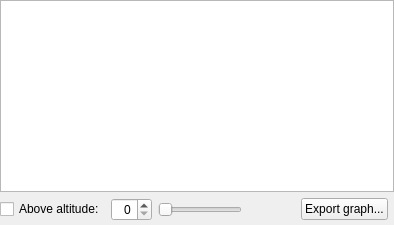
            <widget class="QWidget" name="tabMonthlyElevation">
             <attribute name="title">
              <string>Monthly Elevation</string>
             </attribute>
             <layout class="QGridLayout" name="gridLayout_15">
              <property name="leftMargin">
               <number>0</number>
              </property>
              <property name="topMargin">
               <number>0</number>
              </property>
              <property name="rightMargin">
               <number>0</number>
              </property>
              <property name="bottomMargin">
               <number>4</number>
              </property>
              <item row="0" column="0" colspan="2">
               <widget class="QChartView" name="monthlyElevationChartView"/>
              </item>
              <item row="1" column="0">
               <layout class="QHBoxLayout" name="horizontalLayout_10">
                <item>
                 <widget class="QCheckBox" name="monthlyElevationPositiveCheckBox">
                  <property name="toolTip">
                   <string>Draw only the part of the graph where altitude is greater than the value given in the right box.</string>
                  </property>
                  <property name="text">
                   <string>Above altitude:</string>
                  </property>
                 </widget>
                </item>
                <item>
                 <widget class="QSpinBox" name="monthlyElevationPositiveLimitSpinBox">
                  <property name="toolTip">
                   <string>Altitude limit in degrees</string>
                  </property>
                  <property name="alignment">
                   <set>Qt::AlignRight|Qt::AlignTrailing|Qt::AlignVCenter</set>
                  </property>
                  <property name="maximum">
                   <number>85</number>
                  </property>
                 </widget>
                </item>
                <item>
                 <widget class="QSlider" name="monthlyElevationTime">
                  <property name="sizePolicy">
                   <sizepolicy hsizetype="Expanding" vsizetype="Fixed">
                    <horstretch>0</horstretch>
                    <verstretch>0</verstretch>
                   </sizepolicy>
                  </property>
                  <property name="toolTip">
                   <string>Local Time in hours</string>
                  </property>
                  <property name="maximum">
                   <number>23</number>
                  </property>
                  <property name="pageStep">
                   <number>1</number>
                  </property>
                  <property name="orientation">
                   <enum>Qt::Horizontal</enum>
                  </property>
                 </widget>
                </item>
                <item>
                 <widget class="QLabel" name="monthlyElevationTimeInfo">
                  <property name="text">
                   <string/>
                  </property>
                  <property name="alignment">
                   <set>Qt::AlignCenter</set>
                  </property>
                 </widget>
                </item>
                <item>
                 <spacer name="horizontalSpacer_19">
                  <property name="orientation">
                   <enum>Qt::Horizontal</enum>
                  </property>
                  <property name="sizeHint" stdset="0">
                   <size>
                    <width>40</width>
                    <height>20</height>
                   </size>
                  </property>
                 </spacer>
                </item>
                <item>
                 <widget class="QPushButton" name="exportMonthlyElevationPushButton">
                  <property name="text">
                   <string>Export graph...</string>
                  </property>
                 </widget>
                </item>
               </layout>
              </item>
             </layout>
            </widget>
